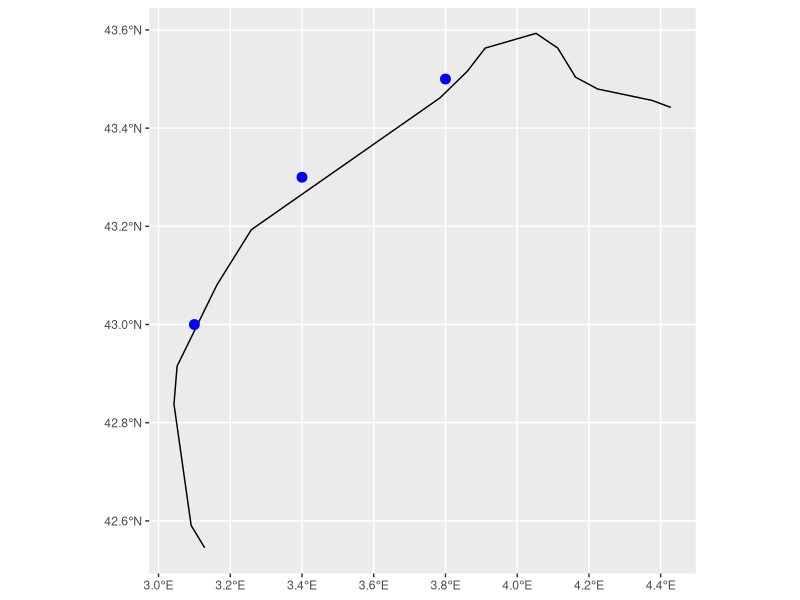

Write the R code that produced this figure.
## ---- chunk 1
knitr::opts_chunk$set(echo = TRUE)
## ---- chunk 2
library(rnaturalearth)
library(sf)
library(ggplot2)
## ---- chunk 3
species_df <- data.frame(
  Longitude = c(3.8, 3.1, 3.4),
  Latitude = c(43.5, 43, 43.3)
)
## ---- chunk 4
species_sf <- st_as_sf(species_df, 
                       coords = c("Longitude", "Latitude"),
                       crs = st_crs(4326))
## ---- chunk 5
# Map from rnaturalearth
coastlines <- ne_coastline(scale = 50, returnclass = "sf")

# Reproject
# Pretty sure this isn't necessary, as it says WGS84 already
coastlines <- st_transform(coastlines, crs = st_crs(species_sf))
## ---- chunk 6
# Bbox around datapoints
bbox <- st_bbox(species_sf, crs = st_crs(species_sf))

# Crop to bbox plus buffer
buffer_box <- st_crop(coastlines, st_buffer(st_as_sfc(bbox), dist = 50000))
## ---- chunk 7
ggplot() +
    geom_sf(data = st_crop(coastlines, buffer_box)) +
    geom_sf(data = species_sf, colour = "blue", size = 3) +
    coord_sf(crs = st_crs(4326))
